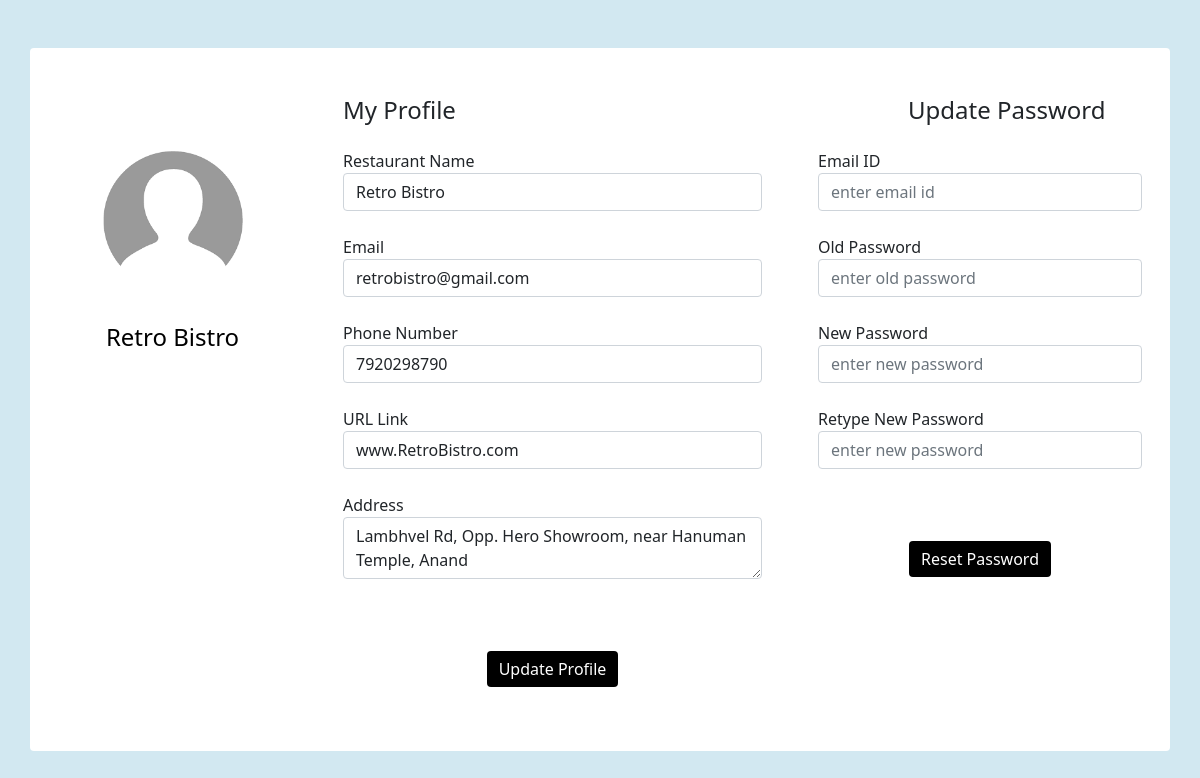
/restaurant/profile.php (signed in), run on the app's committed database.
### tables this page shows
CREATE TABLE `restaurant` (
  `rs_id` int(222) NOT NULL,
  `c_id` int(222) NOT NULL,
  `title` varchar(222) NOT NULL,
  `email` varchar(222) NOT NULL,
  `phone` varchar(222) NOT NULL,
  `url` varchar(222) NOT NULL,
  `o_hr` varchar(222) NOT NULL,
  `c_hr` varchar(222) NOT NULL,
  `o_days` varchar(222) NOT NULL,
  `address` text NOT NULL,
  `image` text NOT NULL,
  `date` timestamp NOT NULL DEFAULT current_timestamp() ON UPDATE current_timestamp(),
  `pass` varchar(100) DEFAULT NULL
);

### restaurant/profile.php (the view, shortened to what this page needs)
<html>
<head>
<link href="https://cdn.jsdelivr.net/npm/bootstrap@5.0.0-alpha1/dist/css/bootstrap.min.css" rel="stylesheet">
<link href="https://cdn.jsdelivr.net/npm/bootstrap@5.0.0-alpha1/dist/js/bootstrap.bundle.min.js" rel="stylesheet">
<link href="https://cdnjs.cloudflare.com/ajax/libs/jquery/3.2.1/jquery.min.js" rel="stylesheet">
</head>
<body>
    <div class="container rounded bg-white mt-5 mb-5">
    <div class="row">
        <div class="col-md-3 border-right">
            <div class="d-flex flex-column align-items-center text-center p-3 py-5"><img class=" mt-5" width="150px" src="images/profile.png"><span class="font-weight-bold"></span><span class="text-black-50">
                <br><br><h4 style="color:#000000">
               <?php
               include("../connection/connect.php");
$query=mysqli_query($db,"SELECT * from restaurant where rs_id='".$_SESSION["res_id"]."'");
while($row=mysqli_fetch_array($query))
{
    echo $row['title'];
}?>
</h4>
            </span><span> </span></div>
        </div>
        <div class="col-md-5 border-right">
            <div class="p-3 py-5">
                <div class="d-flex justify-content-between align-items-center mb-3">
                    <h4 class="text-right">My Profile</h4>
                </div>
                <?php
include("../connection/connect.php");
$query=mysqli_query($db,"SELECT * from restaurant where rs_id='".$_SESSION["res_id"]."'");
while($row=mysqli_fetch_array($query))
{
?>
                <form method="post">
                Restaurant Name <input type="text" class="form-control" name="title" required value="<?php echo $row['title'];?>"><br>
                Email <input type="text" class="form-control" name="email"  value="<?php echo $row['email'];?>"><br>
                Phone Number <input type="text" class="form-control" name="phone"  value="<?php echo $row['phone'];?>"><br>
                URL Link<input type="text" class="form-control" name="url"  value="<?php echo $row['url'];?>"><br>
                Address <textarea class="form-control" name="address"><?php echo $row['address'];}?></textarea><br>
                <div class="mt-5 text-center"><input type="submit" class="btn btn-primary profile-button" value="Update Profile" name="update_profile" /></div>
                </form>
            </div>
        </div>
        <div class="col-md-4">
            <div class="p-3 py-5">
            <div class="d-flex justify-content-between align-items-center mb-3" >
                    <h4 class="text-right" style="padding-left: 90px;">Update Password</h4>
                </div>
                <form method="post">
                Email ID <input type="text" class="form-control" name="email" required placeholder="enter email id" value=""><br>
                Old Password <input type="text" class="form-control" name="old_pass" required placeholder="enter old password" value=""><br>
                New Password <input type="text" class="form-control" name="new_pass" required placeholder="enter new password" value=""><br>
                Retype New Password <input type="text" name="re_pass"class="form-control" required placeholder="enter new password" value=""><br>
                <div class="mt-5 text-center"><input type="submit" class="btn btn-primary profile-button" value="Reset Password" name="re_password" /></div>
                </form>
            </div>
        </div>
    </div>
</div>
</body>
</html>

### restaurant/profile.php (style rules this page uses)
body { background: rgb(210,232,241) }
.profile-button { background: #000000; box-shadow: none; border: none }

### data on the page
restaurant: title "Retro Bistro", email "retrobistro@gmail.com", phone "7920298790", url "www.RetroBistro.com", address "Lambhvel Rd, Opp. Hero Showroom, near Hanuman Temple, Anand"
